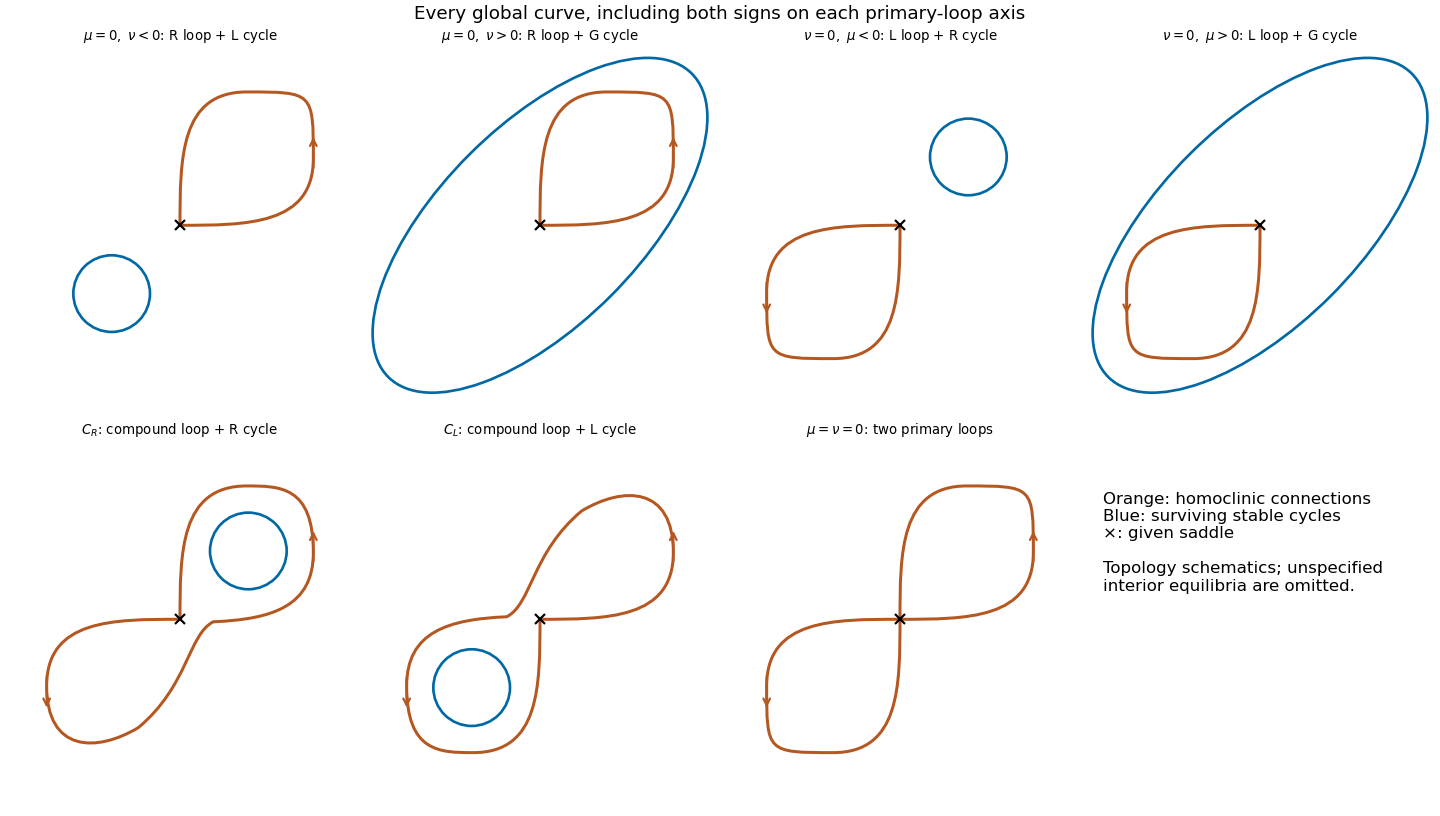

The Python source for this figure:
"""Original phase-portrait sketches on primary/compound homoclinic curves.
Numpy/matplotlib, Python 3.14; caller-CWD PNG basename output only.
"""
import numpy as np
import matplotlib
matplotlib.use('Agg')
import matplotlib.pyplot as plt
from matplotlib.path import Path
from matplotlib.patches import PathPatch, Circle, Ellipse
blue='#0068a3';orange='#b45720'

def lobe(ax,s=1):
    vertices=np.array([(0,0),(.8,0),(1.6,0),(1.6,.8),(1.6,1.6),(1.6,1.6),(.8,1.6),(0,1.6),(0,.8),(0,0)])*s
    ax.add_patch(PathPatch(Path(vertices,[Path.MOVETO]+[Path.CURVE4]*9),fill=False,color=orange,lw=1.8))
    ax.annotate('',xy=(s*1.6,s*1.1),xytext=(s*1.6,s*.65),arrowprops={'arrowstyle':'->','color':orange,'lw':1.3})

def compound(ax,s=1):
    vertices=np.array([(0,0),(-.8,0),(-1.6,0),(-1.6,-.8),(-1.6,-1.6),(-1.0,-1.6),(-.5,-1.3),(.1,-.8),(.1,-.18),(.4,-.03),(1.1,0),(1.6,.15),(1.6,.8),(1.6,1.6),(1.2,1.6),(.8,1.6),(0,1.6),(0,.8),(0,0)])*s
    ax.add_patch(PathPatch(Path(vertices,[Path.MOVETO]+[Path.CURVE4]*18),fill=False,color=orange,lw=1.8))
    ax.annotate('',xy=(-s*1.6,-s*1.1),xytext=(-s*1.6,-s*.65),arrowprops={'arrowstyle':'->','color':orange,'lw':1.3})
    ax.annotate('',xy=(s*1.6,s*1.1),xytext=(s*1.6,s*.65),arrowprops={'arrowstyle':'->','color':orange,'lw':1.3})

def cycle(ax,s):
    ax.add_patch(Circle((s*.82,s*.82),.46,fill=False,color=blue,lw=1.6))

def outer(ax):
    ax.add_patch(Ellipse((0,0),5.15,2.4,angle=45,fill=False,color=blue,lw=1.6))

fig,axes=plt.subplots(2,4,figsize=(12,6.8),constrained_layout=True)
settings=[(r'$\mu=0,\ \nu<0$: R loop + L cycle','right',-1,False),(r'$\mu=0,\ \nu>0$: R loop + G cycle','right',None,True),(r'$\nu=0,\ \mu<0$: L loop + R cycle','left',1,False),(r'$\nu=0,\ \mu>0$: L loop + G cycle','left',None,True),(r'$C_R$: compound loop + R cycle','cr',1,False),(r'$C_L$: compound loop + L cycle','cl',-1,False),(r'$\mu=\nu=0$: two primary loops','double',None,False)]
for ax,(title,kind,other,g) in zip(axes.flat,settings):
    if kind in ['right','double']:lobe(ax,1)
    if kind in ['left','double']:lobe(ax,-1)
    if kind=='cr':compound(ax,1)
    if kind=='cl':compound(ax,-1)
    if other:cycle(ax,other)
    if g:outer(ax)
    ax.plot(0,0,'kx',ms=6,mew=1.3)
    ax.set(xlim=(-2.1,2.1),ylim=(-2.1,2.1),aspect='equal',title=title)
    ax.title.set_fontsize(8)
    ax.axis('off')
axes.flat[7].axis('off')
axes.flat[7].text(.05,.7,'Orange: homoclinic connections\nBlue: surviving stable cycles\n×: given saddle\n\nTopology schematics; unspecified\ninterior equilibria are omitted.',fontsize=10,va='center')
fig.suptitle('Every global curve, including both signs on each primary-loop axis',fontsize=11)
fig.savefig('paper-59-gluing-connections.png',dpi=120,facecolor='white')
plt.close(fig)
